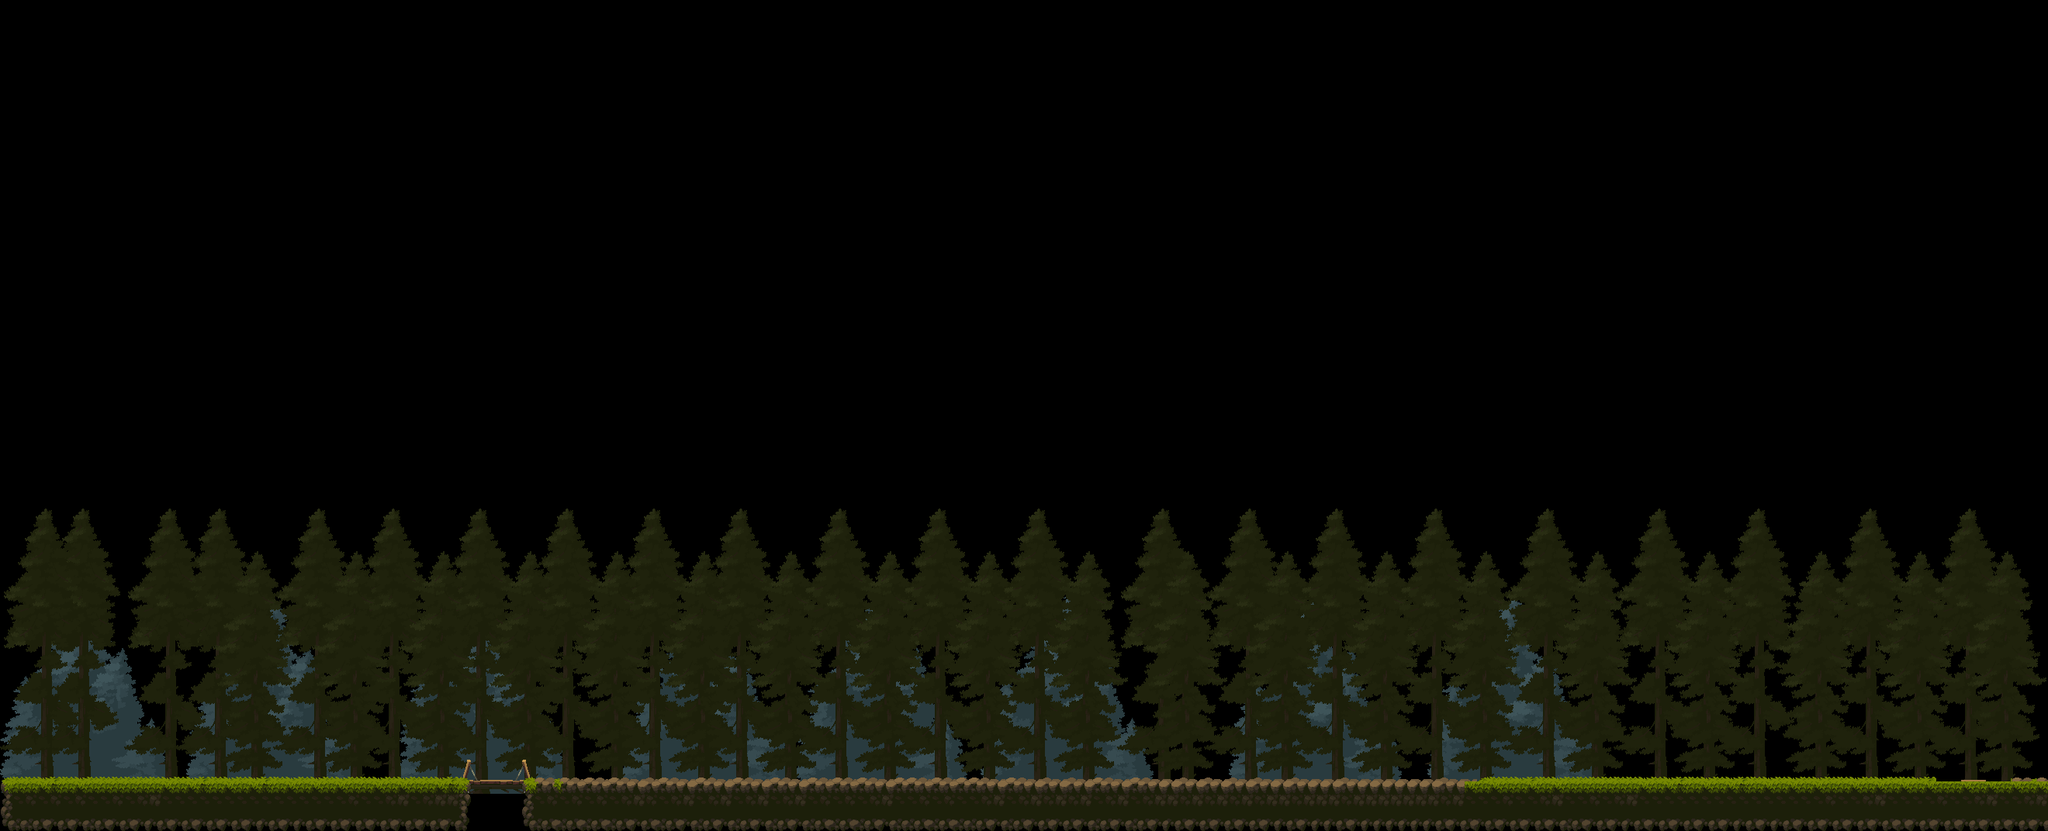

Below is a game level as drawn by its tile map, then a one-line description and the .tmx that defines it (tile-layer data replaced by summaries):
An orthogonal 165x67 tile map with 16x16 px tiles, 4 tile layers (background3, background2, background, ground), 3 tilesets and 2 objects.

<map version="1.10" tiledversion="1.11.2" orientation="orthogonal" renderorder="right-down" width="165" height="67" tilewidth="16" tileheight="16" infinite="0" nextlayerid="8" nextobjectid="3">
 <tileset firstgid="1" source="7.tsx" />
 <tileset firstgid="6301" source="6.tsx" />
 <tileset firstgid="7197" source="tiles.tsx" />
 <layer id="7" name="background3" width="165" height="67">
  <data>[11055 cells, 1792 non-empty, 224 distinct tile ids]</data>
 </layer>
 <layer id="6" name="background2" width="165" height="67">
  <data>[11055 cells, 3197 non-empty, 161 distinct tile ids]</data>
 </layer>
 <layer id="2" name="background" width="165" height="67">
  <data>[11055 cells, 2996 non-empty, 308 distinct tile ids]</data>
 </layer>
 <layer id="1" name="ground" width="165" height="67">
  <data>[11055 cells, 819 non-empty, 60 distinct tile ids]</data>
 </layer>
 <objectgroup id="4" name="player">
  <object id="1" x="88" y="997.333">
   <point />
  </object>
 </objectgroup>
 <objectgroup id="5" name="checkpoint">
  <object id="2" x="2092" y="994.667">
   <point />
  </object>
 </objectgroup>
</map>
